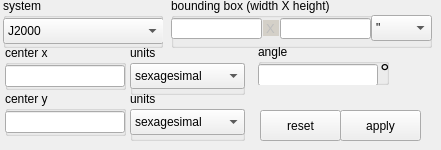
       <widget class="QWidget" name="coordinateTab">
        <attribute name="title">
         <string>coordinates</string>
        </attribute>
        <widget class="QGroupBox" name="coordinate_system_box">
         <property name="geometry">
          <rect>
           <x>3</x>
           <y>-2</y>
           <width>160</width>
           <height>50</height>
          </rect>
         </property>
         <property name="minimumSize">
          <size>
           <width>160</width>
           <height>50</height>
          </size>
         </property>
         <property name="title">
          <string>system</string>
         </property>
         <property name="flat">
          <bool>true</bool>
         </property>
         <widget class="QComboBox" name="coordinate_system">
          <property name="geometry">
           <rect>
            <x>0</x>
            <y>20</y>
            <width>161</width>
            <height>26</height>
           </rect>
          </property>
          <property name="toolTip">
           <string>coordinate system</string>
          </property>
          <item>
           <property name="text">
            <string>J2000</string>
           </property>
          </item>
          <item>
           <property name="text">
            <string>B1950</string>
           </property>
          </item>
          <item>
           <property name="text">
            <string>galactic</string>
           </property>
          </item>
          <item>
           <property name="text">
            <string>super galactic</string>
           </property>
          </item>
          <item>
           <property name="text">
            <string>ecliptic</string>
           </property>
          </item>
         </widget>
        </widget>
        <widget class="QGroupBox" name="x_units_box">
         <property name="geometry">
          <rect>
           <x>130</x>
           <y>45</y>
           <width>115</width>
           <height>50</height>
          </rect>
         </property>
         <property name="minimumSize">
          <size>
           <width>100</width>
           <height>50</height>
          </size>
         </property>
         <property name="title">
          <string>units</string>
         </property>
         <property name="flat">
          <bool>true</bool>
         </property>
         <widget class="QComboBox" name="x_units">
          <property name="geometry">
           <rect>
            <x>0</x>
            <y>18</y>
            <width>115</width>
            <height>26</height>
           </rect>
          </property>
          <property name="toolTip">
           <string>horizontal units</string>
          </property>
          <property name="currentIndex">
           <number>2</number>
          </property>
          <item>
           <property name="text">
            <string>radians</string>
           </property>
          </item>
          <item>
           <property name="text">
            <string>degrees</string>
           </property>
          </item>
          <item>
           <property name="text">
            <string>sexagesimal</string>
           </property>
          </item>
          <item>
           <property name="text">
            <string>pixel</string>
           </property>
          </item>
         </widget>
         <widget class="QGroupBox" name="x_units_box_2">
          <property name="geometry">
           <rect>
            <x>0</x>
            <y>50</y>
            <width>100</width>
            <height>50</height>
           </rect>
          </property>
          <property name="minimumSize">
           <size>
            <width>100</width>
            <height>50</height>
           </size>
          </property>
          <property name="title">
           <string>units</string>
          </property>
          <property name="flat">
           <bool>true</bool>
          </property>
          <widget class="QComboBox" name="coordinate_units_2">
           <property name="geometry">
            <rect>
             <x>0</x>
             <y>20</y>
             <width>101</width>
             <height>26</height>
            </rect>
           </property>
           <item>
            <property name="text">
             <string>radians</string>
            </property>
           </item>
           <item>
            <property name="text">
             <string>degrees</string>
            </property>
           </item>
           <item>
            <property name="text">
             <string>H:M:S</string>
            </property>
           </item>
           <item>
            <property name="text">
             <string>D.M.S</string>
            </property>
           </item>
          </widget>
         </widget>
        </widget>
        <widget class="QGroupBox" name="groupBox_3">
         <property name="geometry">
          <rect>
           <x>5</x>
           <y>45</y>
           <width>121</width>
           <height>45</height>
          </rect>
         </property>
         <property name="title">
          <string>center x</string>
         </property>
         <property name="flat">
          <bool>true</bool>
         </property>
         <widget class="QLineEdit" name="center_x">
          <property name="geometry">
           <rect>
            <x>0</x>
            <y>20</y>
            <width>120</width>
            <height>22</height>
           </rect>
          </property>
          <property name="toolTip">
           <string>horizontal coordinate</string>
          </property>
          <property name="alignment">
           <set>Qt::AlignRight|Qt::AlignTrailing|Qt::AlignVCenter</set>
          </property>
         </widget>
        </widget>
        <widget class="QGroupBox" name="groupBox_4">
         <property name="geometry">
          <rect>
           <x>5</x>
           <y>91</y>
           <width>121</width>
           <height>45</height>
          </rect>
         </property>
         <property name="title">
          <string notr="true">center y</string>
         </property>
         <property name="flat">
          <bool>true</bool>
         </property>
         <widget class="QLineEdit" name="center_y">
          <property name="geometry">
           <rect>
            <x>0</x>
            <y>20</y>
            <width>120</width>
            <height>22</height>
           </rect>
          </property>
          <property name="toolTip">
           <string>vertical coordinate</string>
          </property>
          <property name="alignment">
           <set>Qt::AlignRight|Qt::AlignTrailing|Qt::AlignVCenter</set>
          </property>
         </widget>
        </widget>
        <widget class="QGroupBox" name="coordinate_angle_box">
         <property name="geometry">
          <rect>
           <x>258</x>
           <y>44</y>
           <width>131</width>
           <height>41</height>
          </rect>
         </property>
         <property name="title">
          <string>angle</string>
         </property>
         <property name="flat">
          <bool>true</bool>
         </property>
         <widget class="QLineEdit" name="center_angle">
          <property name="geometry">
           <rect>
            <x>0</x>
            <y>20</y>
            <width>120</width>
            <height>22</height>
           </rect>
          </property>
         </widget>
         <widget class="QLabel" name="center_angle_degrees">
          <property name="geometry">
           <rect>
            <x>122</x>
            <y>20</y>
            <width>21</width>
            <height>16</height>
           </rect>
          </property>
          <property name="font">
           <font>
            <pointsize>18</pointsize>
           </font>
          </property>
          <property name="text">
           <string>°</string>
          </property>
         </widget>
        </widget>
        <widget class="QPushButton" name="coordinates_apply">
         <property name="geometry">
          <rect>
           <x>340</x>
           <y>110</y>
           <width>81</width>
           <height>31</height>
          </rect>
         </property>
         <property name="toolTip">
          <string>apply coordinate changes</string>
         </property>
         <property name="text">
          <string>apply</string>
         </property>
        </widget>
        <widget class="QPushButton" name="coordinates_reset">
         <property name="geometry">
          <rect>
           <x>260</x>
           <y>110</y>
           <width>81</width>
           <height>31</height>
          </rect>
         </property>
         <property name="toolTip">
          <string>reset unapplied coordinate changes</string>
         </property>
         <property name="text">
          <string>reset</string>
         </property>
        </widget>
        <widget class="QGroupBox" name="y_units_box">
         <property name="geometry">
          <rect>
           <x>130</x>
           <y>91</y>
           <width>115</width>
           <height>50</height>
          </rect>
         </property>
         <property name="minimumSize">
          <size>
           <width>100</width>
           <height>50</height>
          </size>
         </property>
         <property name="title">
          <string>units</string>
         </property>
         <property name="flat">
          <bool>true</bool>
         </property>
         <widget class="QComboBox" name="y_units">
          <property name="geometry">
           <rect>
            <x>0</x>
            <y>18</y>
            <width>115</width>
            <height>26</height>
           </rect>
          </property>
          <property name="toolTip">
           <string>vertical units</string>
          </property>
          <property name="currentIndex">
           <number>2</number>
          </property>
          <item>
           <property name="text">
            <string>radians</string>
           </property>
          </item>
          <item>
           <property name="text">
            <string>degrees</string>
           </property>
          </item>
          <item>
           <property name="text">
            <string>sexagesimal</string>
           </property>
          </item>
          <item>
           <property name="text">
            <string>pixel</string>
           </property>
          </item>
         </widget>
        </widget>
        <widget class="QGroupBox" name="bounding_box_dimensions">
         <property name="geometry">
          <rect>
           <x>171</x>
           <y>-2</y>
           <width>261</width>
           <height>50</height>
          </rect>
         </property>
         <property name="minimumSize">
          <size>
           <width>180</width>
           <height>50</height>
          </size>
         </property>
         <property name="title">
          <string>bounding box (width X height)</string>
         </property>
         <property name="flat">
          <bool>true</bool>
         </property>
         <widget class="QLineEdit" name="bounding_box_vs">
          <property name="enabled">
           <bool>false</bool>
          </property>
          <property name="geometry">
           <rect>
            <x>92</x>
            <y>22</y>
            <width>16</width>
            <height>16</height>
           </rect>
          </property>
          <property name="palette">
           <palette>
            <active>
             <colorrole role="Base">
              <brush brushstyle="SolidPattern">
               <color alpha="255">
                <red>232</red>
                <green>232</green>
                <blue>232</blue>
               </color>
              </brush>
             </colorrole>
            </active>
            <inactive>
             <colorrole role="Base">
              <brush brushstyle="SolidPattern">
               <color alpha="255">
                <red>232</red>
                <green>232</green>
                <blue>232</blue>
               </color>
              </brush>
             </colorrole>
            </inactive>
            <disabled>
             <colorrole role="Base">
              <brush brushstyle="SolidPattern">
               <color alpha="255">
                <red>212</red>
                <green>208</green>
                <blue>200</blue>
               </color>
              </brush>
             </colorrole>
            </disabled>
           </palette>
          </property>
          <property name="font">
           <font>
            <pointsize>10</pointsize>
           </font>
          </property>
          <property name="acceptDrops">
           <bool>false</bool>
          </property>
          <property name="text">
           <string>X</string>
          </property>
          <property name="maxLength">
           <number>50</number>
          </property>
          <property name="frame">
           <bool>false</bool>
          </property>
          <property name="alignment">
           <set>Qt::AlignCenter</set>
          </property>
          <property name="readOnly">
           <bool>true</bool>
          </property>
         </widget>
         <widget class="QComboBox" name="dim_units">
          <property name="geometry">
           <rect>
            <x>200</x>
            <y>17</y>
            <width>61</width>
            <height>26</height>
           </rect>
          </property>
          <property name="toolTip">
           <string>bounding units</string>
          </property>
          <property name="currentIndex">
           <number>2</number>
          </property>
          <item>
           <property name="text">
            <string>rad</string>
           </property>
          </item>
          <item>
           <property name="text">
            <string>°</string>
           </property>
          </item>
          <item>
           <property name="text">
            <string>&quot;</string>
           </property>
          </item>
          <item>
           <property name="text">
            <string>'</string>
           </property>
          </item>
          <item>
           <property name="text">
            <string>pix</string>
           </property>
          </item>
         </widget>
         <widget class="QLineEdit" name="bounding_width">
          <property name="geometry">
           <rect>
            <x>0</x>
            <y>20</y>
            <width>91</width>
            <height>21</height>
           </rect>
          </property>
          <property name="toolTip">
           <string>bounding width</string>
          </property>
          <property name="alignment">
           <set>Qt::AlignRight|Qt::AlignTrailing|Qt::AlignVCenter</set>
          </property>
         </widget>
         <widget class="QLineEdit" name="bounding_height">
          <property name="geometry">
           <rect>
            <x>109</x>
            <y>20</y>
            <width>91</width>
            <height>21</height>
           </rect>
          </property>
          <property name="toolTip">
           <string>bounding height</string>
          </property>
         </widget>
        </widget>
       </widget>
